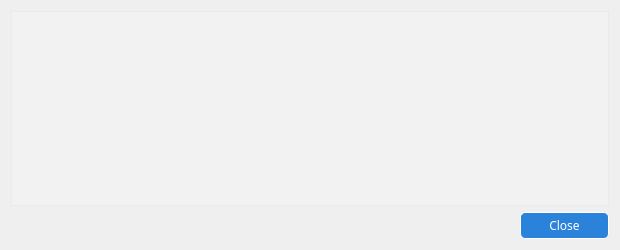
<?xml version="1.0" encoding="UTF-8"?>
<ui version="4.0">
 <class>TransactionDescDialog</class>
 <widget class="QDialog" name="TransactionDescDialog">
  <property name="geometry">
   <rect>
    <x>0</x>
    <y>0</y>
    <width>620</width>
    <height>250</height>
   </rect>
  </property>
  <property name="sizePolicy">
   <sizepolicy hsizetype="Fixed" vsizetype="Fixed">
    <horstretch>0</horstretch>
    <verstretch>0</verstretch>
   </sizepolicy>
  </property>
  <property name="windowTitle">
   <string>Transaction details</string>
  </property>
  <property name="styleSheet">
   <string notr="true">background:url(:/images/addressbook);font-family:impact;color:white;</string>
  </property>
  <layout class="QVBoxLayout" name="verticalLayout">
   <item>
    <widget class="QTextEdit" name="detailText">
     <property name="toolTip">
      <string>This pane shows a detailed description of the transaction</string>
     </property>
     <property name="styleSheet">
      <string notr="true">background:rgba(255,255,255,50)</string>
     </property>
     <property name="readOnly">
      <bool>true</bool>
     </property>
    </widget>
   </item>
   <item>
    <widget class="QDialogButtonBox" name="buttonBox">
     <property name="styleSheet">
      <string notr="true">background: #2a82db; color: white; border-radius: 5px;padding:4px 28px;border:1px solid white;</string>
     </property>
     <property name="orientation">
      <enum>Qt::Horizontal</enum>
     </property>
     <property name="standardButtons">
      <set>QDialogButtonBox::Close</set>
     </property>
    </widget>
   </item>
  </layout>
 </widget>
 <resources>
  <include location="../bitcoin.qrc"/>
 </resources>
 <connections>
  <connection>
   <sender>buttonBox</sender>
   <signal>accepted()</signal>
   <receiver>TransactionDescDialog</receiver>
   <slot>accept()</slot>
   <hints>
    <hint type="sourcelabel">
     <x>248</x>
     <y>254</y>
    </hint>
    <hint type="destinationlabel">
     <x>157</x>
     <y>274</y>
    </hint>
   </hints>
  </connection>
  <connection>
   <sender>buttonBox</sender>
   <signal>rejected()</signal>
   <receiver>TransactionDescDialog</receiver>
   <slot>reject()</slot>
   <hints>
    <hint type="sourcelabel">
     <x>316</x>
     <y>260</y>
    </hint>
    <hint type="destinationlabel">
     <x>286</x>
     <y>274</y>
    </hint>
   </hints>
  </connection>
 </connections>
</ui>
